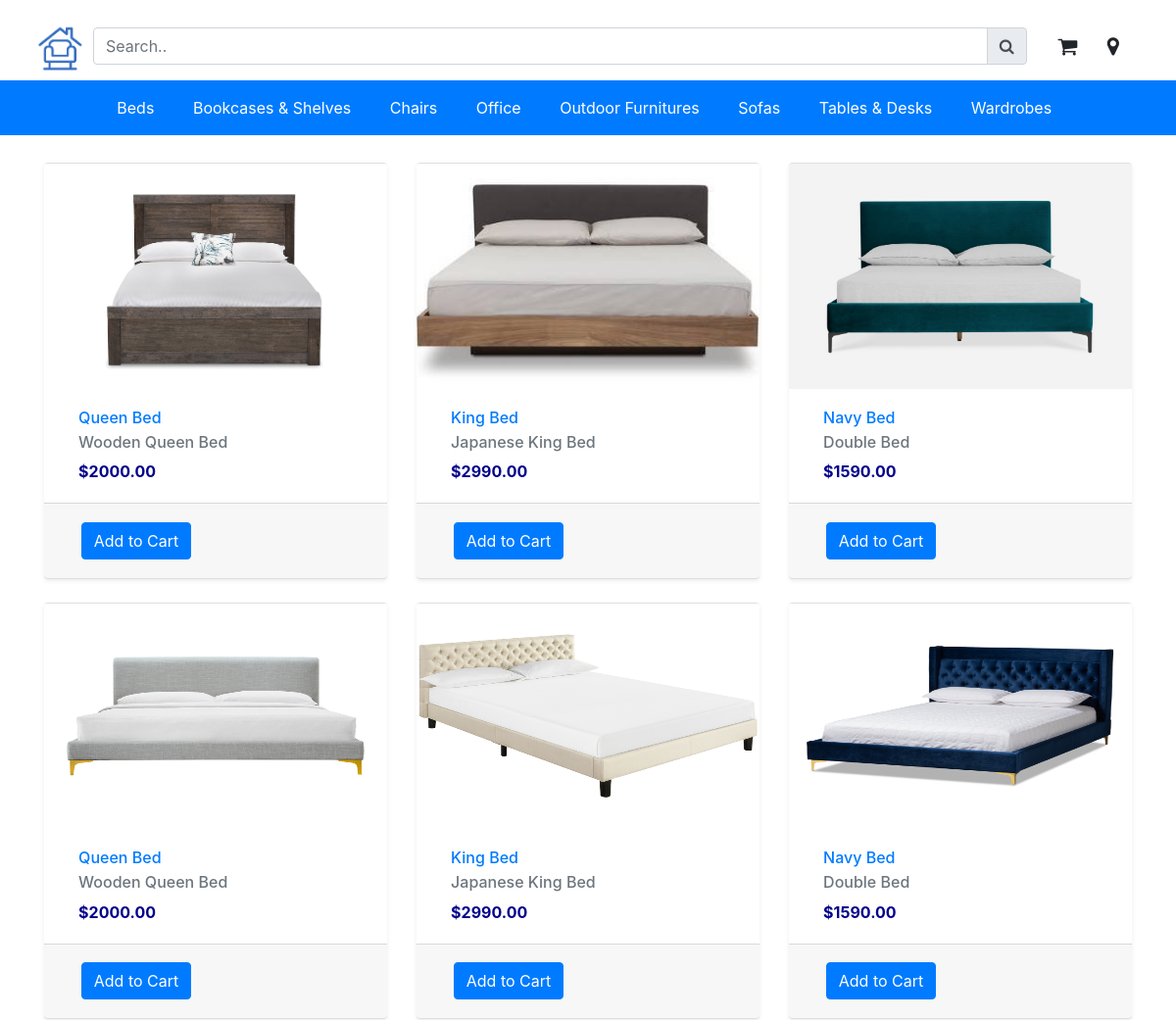
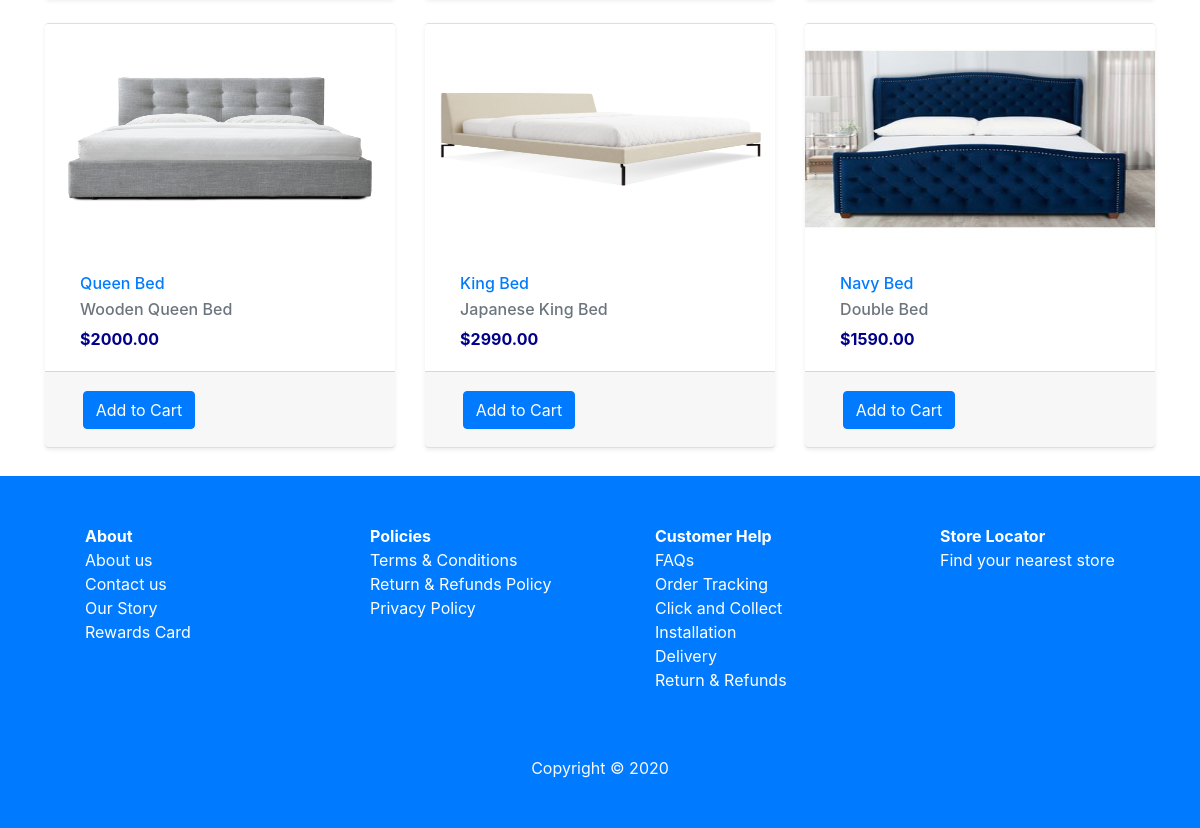
The app's page /category/2/ with its own data (2 pictures, top to bottom).
### furnitures/models.py (models this page shows, shortened)
class Category(db.Model):
    __tablename__ = 'categories'
    id = db.Column(db.Integer, primary_key=True)
    name = db.Column(db.String(64), unique=True)
    description = db.Column(db.String(500), nullable=False)
    image = db.Column(db.String(60), nullable=False)
    products = db.relationship('Product', backref='Category', cascade="all, delete-orphan")

class Product(db.Model):
    __tablename__='products'
    id = db.Column(db.Integer, primary_key=True)
    name = db.Column(db.String(64),nullable=False)
    short_description = db.Column(db.String(128), nullable=False)
    description = db.Column(db.String(500), nullable=False)
    image = db.Column(db.String(60), nullable=False)
    price = db.Column(db.Float, nullable=False)
    size = db.Column(db.String(128), nullable=False)
    category_id = db.Column(db.Integer, db.ForeignKey('categories.id'), nullable=False)

### furnitures/views.py (the view)
@bp.route('/category/<int:categoryid>/')
def category(categoryid):
    categories = Category.query.order_by(Category.name).all()
    products = Product.query.filter(Product.category_id == categoryid)
    return render_template('products.html', categories = categories, products = products)

### furnitures/templates/products.html (shortened to what this page needs)
{% extends 'base.html' %}
{% block main %}
    <section>
        <div class="container mt-4">
            {% if products %}
                <div class="row py-1 mt-4">
                    {% for product in products%}
                    <div class="col-md-4 product" onclick="location.href='{{ url_for('main.product', productid=product.id) }}';" style="cursor: pointer">
                        <article class="card mb-4 shadow-sm">
                            <img class="card-img-top product-img" src="{{url_for('static', filename='images/'+ product.image)}}" alt="Card Image">
                            <div class="card-body">
                                <a href="{{ url_for('main.product', productid=product.id) }}">
                                    <h6 class="card-title">{{ product.name }}</h6>
                                </a>
                                <h6 class="card-subtitle mb-2 text-muted">{{ product.short_description }}</h6>
                                <p class="card-text card-price">{{ "$%.2f"|format(product.price) }}</p>
                            </div>
                            <div class="card-footer">
                                <form action="{{ url_for('main.cart') }}">
                                    <input class="btn btn-primary" type="submit" value="Add to Cart">
                                </form>
                            </div>
                        </article>
                    </div>
                    {% endfor %}
                </div>
            {% endif %}
        </div>
    </section>
{% endblock %}

### furnitures/templates/base.html (shortened to what this page needs)
<!DOCTYPE html>
<html lang="en">
<head>
    <link rel="stylesheet" href="https://stackpath.bootstrapcdn.com/bootstrap/4.4.1/css/bootstrap.min.css"
>
    <link rel="stylesheet" href="https://cdnjs.cloudflare.com/ajax/libs/font-awesome/4.7.0/css/font-awesome.min.css">
    <link rel="stylesheet" type="text/css" href="{{url_for('static', filename='css/style.css')}}">
    <link rel="stylesheet" type="text/css" href="{{url_for('static', filename='css/product.css')}}">
    <link rel="stylesheet" type="text/css" href="{{url_for('static', filename='css/checkout.css')}}">
</head>
<body>
    <div class="full-header-container">
        <header>
            <div class="container header-container mt-3 py-2">
                <div class="logo">
                    <a href="/"><img src="{{url_for('static', filename='images/logo.png')}}" alt="Furniture"></a>
                </div>
                <div class="search-form" >
                    <form class="my-1" action="{{url_for('main.search')}}">
                        <div class="input-group mb-3">
                            <input type="search" class="form-control" placeholder="Search.." aria-label="Search" name="search">
                            <div class="input-group-append">
                                <button class="btn input-group-text" type="submit"><i class="fa fa-search"></i></button>
                            </div>
                        </div>
                    </form>
                </div>
                <div class="header-btn-group">
                    <a href="{{ url_for('main.cart') }}" class="btn"><i class="fa fa-shopping-cart fa-lg"></i></a>
                    <button class="btn">
                        <i class="fa fa-map-marker fa-lg" aria-hidden="true"></i>
                    </button>
                </div>
            </div>
        </header>
        <nav class="navbar navbar-expand-lg navbar-dark flex-column flex-md-row bg-primary">
            <div class="collapse navbar-collapse customized-navbar" id="navbarToggler">
                <ul class="nav nav-pills nav-fill customized-nav">
                    {% for category in categories%}
                    <li class="nav-item">
                        <a href="{{ url_for('main.category', categoryid=category.id) }}" class="nav-link" href="#">{{category.name}}<span class="sr-only">(current)</span></a>
                    </li>
                    {% endfor %}
                </ul>
            </div>
        </nav>
    </div>
    <div class="container-fluid">
        <main role="main">
            {% block main %}
            {% endblock %}
        </main>
    </div>
    <footer class="footer-collapse bg-primary py-5">
        <div class="container">
            <div class="row">
                <div class="col-md-3 col-sm-6">
                    <ul class="menu-footer col-f-w">
                        <li class="font-weight-bold">
                            <a href="#">About</a>
                        </li>
                        <li>
                            <a href="#">About us</a>
                        </li>
                        <li>
                            <a href="#">Contact us</a>
                        </li>
                        <li>
                            <a href="#">Our Story</a>
                        </li>
                        <li>
                            <a href="#">Rewards Card</a>
                        </li>
                    </ul>
                </div>
                <div class="col-md-3 col-sm-6">
                    <ul class="menu-footer col-f-w">
                        <li class="font-weight-bold">
                            <a href="#">Policies</a>
                        </li>
                        <li>
                            <a href="#">Terms & Conditions</a>
                        </li>
                        <li>
                            <a href="#">Return & Refunds Policy</a>
                        </li>
                        <li>
                            <a href="#">Privacy Policy</a>
                        </li>
                    </ul>
                </div>
                <div class="col-md-3 col-sm-6">
                    <ul class="menu-footer col-f-w">
                        <li class="font-weight-bold">
                            <a href="#">Customer Help</a>
                        </li>
                        <li>
                            <a href="#">FAQs</a>
                        </li>
                        <li>
                            <a href="#">Order Tracking</a>
                        </li>
                        <li>
                            <a href="#">Click and Collect</a>
                        </li>
                        <li>
                            <a href="#">Installation</a>
                        </li>
                        <li>
                            <a href="#">Delivery</a>
                        </li>
                        <li>
                            <a href="#">Return & Refunds</a>
                        </li>
                    </ul>
                </div>
                <div class="col-md-3 col-sm-6">
                        <ul class="menu-footer col-f-w">
                            <li class="font-weight-bold">
                                <a href="#">Store Locator</a>
                            </li>
                            <li>
                                <a href="#">Find your nearest store</a>
                            </li>
                        </ul>
                    </div>
            </div>
            <div class="text-light text-center mt-5">Copyright &copy; 2020</div>
        </div>
    </footer>
</body>
</html>

### furnitures/static/css/style.css (style rules this page uses)
.full-header-container { background-color: #fff; position: sticky; z-index: 1030; top:0; right: 0; left: 0; }
.header-container { display: flex; }
.search-form { flex: 1; height: 40px; }
.logo { margin-left: -0.2cm; margin-right: 0.2cm; }
.logo img { height: 50px; width: auto; max-width: 100%; }
.header-btn-group { margin-left: 0.5cm; margin-top: 0.1cm; }
.customized-navbar { justify-content: center; }
.customized-nav .nav-item { margin-right: 0.2cm; }
.customized-nav >li >a { color: #fff; }
.card-price { color: #00008B; font-size: 16px; font-weight: bold; }
.menu-footer { list-style: none; }
.menu-footer > li >a { color:#fff; }
.product-img { width: 100%; max-height: 230px; }

### furnitures/static/css/product.css (style rules this page uses)
.category, .product { cursor: pointer; }
.card-body { margin-left: 0.4cm; }
.card { border-left: none; border-right: none; }
.card-footer { padding: 0.5cm 0.5cm 0cm 1cm !important; }

### records on screen
Category: name "Beds"
Category: name "Bookcases & Shelves"
Category: name "Chairs"
Category: name "Office"
Category: name "Outdoor Furnitures"
Category: name "Sofas"
Category: name "Tables & Desks"
Category: name "Wardrobes"
Product: image (picture), name "Queen Bed", short_description "Wooden Queen Bed", price "$2000.00"
Product: image (picture), name "King Bed", short_description "Japanese King Bed", price "$2990.00"
Product: image (picture), name "Navy Bed", short_description "Double Bed", price "$1590.00"
Product: image (picture), name "Queen Bed", short_description "Wooden Queen Bed", price "$2000.00"
Product: image (picture), name "King Bed", short_description "Japanese King Bed", price "$2990.00"
Product: image (picture), name "Navy Bed", short_description "Double Bed", price "$1590.00"
Product: image (picture), name "Queen Bed", short_description "Wooden Queen Bed", price "$2000.00"
Product: image (picture), name "King Bed", short_description "Japanese King Bed", price "$2990.00"
Product: image (picture), name "Navy Bed", short_description "Double Bed", price "$1590.00"
